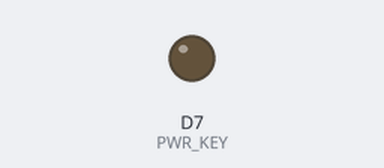
A sketch run on a simulated ESP8266 (NodeMCU). On the bench: output pins drawn as LEDs (lit = HIGH). The modem accepts every AT command (registered, SIM ready, sends succeed) and sends nothing else; what the sketch prints to the serial monitor is not drawn.

Above: at 0.1 s.
Timing chart, 0 to 1.6 s (numbered marks = the images above):
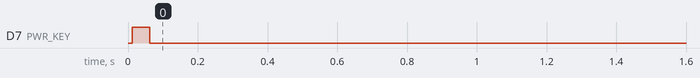

The sketch:

GNSS_Data.ino
```cpp
/**************************************************************

  This sketch is for getting GNSS data on Serial
  monitor using 4G Development board by techiesms

  Libraries Used:
  1. TinyGSM - https://github.com/vshymanskyy/TinyGSM (Tested with version 0.11.7)

  Boards Package Versions
  ESP32 (2.0.6)
  ESP8266 (3.1.2)


  +++++++++++++++ Connections +++++++++++++++

  ~~~~~~~~~~~~~~~~~~~~~~~~~~~~~~~~~~~~~~~~~~~
  4G Module   |  GND |  PWRKEY  |  RX  |  TX
  ~~~~~~~~~~~~~~~~~~~~~~~~~~~~~~~~~~~~~~~~~~~
  ESP32       |  GND |    D5    |  TX2 |  RX2
  -------------------------------------------
  ESP8266     |  GND |    D7    |  D6  |  D5
  -------------------------------------------
  UNO         |  GND |    13    |  11  |  12
  -------------------------------------------
  MEGA        |  GND |     2    |  TX1 | RX1
  ~~~~~~~~~~~~~~~~~~~~~~~~~~~~~~~~~~~~~~~~~~~


  Code Tested on 16/04/2024 by team techiesms

  You can purchase this 4G Module and lot other Electronic
  Components & Projects from our website
  https://www.techiesms.com

  If you are interested in learning Electronics, IOT & Automation
  related projects? Well, then definitely checkout our YouTube channel
  Right Now!!!
  https://www.youtube.com/techiesms

  If you got helped with our code, considering supporting us on Patreon
  https://www.patreon.com/techiesms


**************************************************************/


#define TINY_GSM_MODEM_SIM7600
#define DEBUG 1
// Set serial for debug console (to the Serial Monitor, default speed 115200)
#define SerialMon Serial

// Set serial port for module based upon the board selected

//For ESP8266
#ifdef ESP8266
#include <SoftwareSerial.h>
SoftwareSerial SerialAT(D5, D6);  // RX, TX
#define PWR_KEY D7

// For ESP32
#elif defined(ESP32)
#define SerialAT Serial2
#define PWR_KEY 5

// For Arduino MEGA
#elif __AVR_ATmega2560__
#define SerialAT Serial1
#define PWR_KEY 2

//For Arduino UNO, NANO
#elif __AVR_ATmega328P__
#include <SoftwareSerial.h>
SoftwareSerial SerialAT(12, 11);  // RX, TX
                                  // Power Pin of our Module
#define PWR_KEY 13


#else
#error "Board not found"
#endif


// Increase RX buffer to capture the entire response
// Chips without internal buffering (A6/A7, ESP8266, M590)
// need enough space in the buffer for the entire response
// else data will be lost (and the http library will fail).
#if !defined(TINY_GSM_RX_BUFFER)
#define TINY_GSM_RX_BUFFER 650
#endif

// See all AT commands, if wanted
// #define DUMP_AT_COMMANDS

// Define the serial console for debug prints, if needed
#define TINY_GSM_DEBUG SerialMon


// Uncomment this if you want to use SSL
// #define USE_SSL


// set GSM PIN, if any
#define GSM_PIN ""


// Your GPRS credentials, if any
const char apn[] = "";
const char gprsUser[] = "";
const char gprsPass[] = "";
String msg = "";

#include <TinyGsmClient.h>

TinyGsm modem(SerialAT);
TinyGsmClient client(modem);


void setup() {
  SerialMon.begin(9600);  // beginning Serial Monitor
  delay(10);

  pinMode(PWR_KEY, OUTPUT);

  // Powering Up the 4G Module
  SerialMon.println("");
  SerialMon.println("techiesms 4G Development Board");
  SerialMon.println("---------Powering Up----------");
  digitalWrite(PWR_KEY, HIGH);
  delay(50);
  digitalWrite(PWR_KEY, LOW);

  SerialMon.println("Wait...");
  SerialAT.begin(9600);  // beginning Serial communication with 4G Module

  // Waiting....
  delay(6000);


  // Restart takes quite some time
  // To skip it, call init() instead of restart()
  SerialMon.println("Resetting Modem...");
  modem.restart();

  //modem.init();  SerialMon.println("Initialising Modem...");

  String modemInfo = modem.getModemInfo();
  SerialMon.print("Modem Info: ");
  SerialMon.println(modemInfo);

  // Unlock your SIM card with a PIN if needed
  if (GSM_PIN && modem.getSimStatus() != 3) {
    modem.simUnlock(GSM_PIN);
  }

  SerialMon.print("Waiting for network...");
  if (!modem.waitForNetwork()) {
    SerialMon.println(" fail");
    delay(10000);
    return;
  }
  SerialMon.println(" success");

  if (modem.isNetworkConnected()) {
    SerialMon.println("Network connected");
  }
}

void loop() {

  sendData("AT+CGNSSPWR=1", 10000, DEBUG);
  sendData("AT+CGNSSPORTSWITCH=1,1", 1000, DEBUG);

  while (true) {
    //[<time>],[<mode>],[<GPS-SVs>],[<GLONASS-SVs>],[BEIDOU-SVs],[<lat>],[<N/S>],[<log>],[<E/W>],[<date>],[<UTC-time>],[<alt>],[<s peed>],[<course>],[<PDOP>],[HDOP],[VDOP]
    msg = sendData("AT+CGNSSINFO", 1000, DEBUG);
    delay(5000);
  }
}


String sendData(String command, const int timeout, boolean debug) {
  String temp = "";
  SerialAT.println(command);
  long int time = millis();
  while ((millis() - time) < timeout) {
    while (SerialAT.available()) {
      char c = SerialAT.read();
      temp += c;
    }
  }
  if (debug) {
    Serial.print(temp);
  }
  return temp;
}
```
